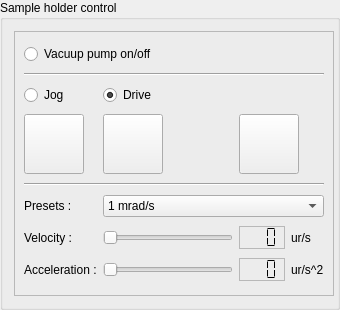
        <widget class="QGroupBox" name="sampleControlBox">
         <property name="sizePolicy">
          <sizepolicy hsizetype="Minimum" vsizetype="Minimum">
           <horstretch>0</horstretch>
           <verstretch>0</verstretch>
          </sizepolicy>
         </property>
         <property name="minimumSize">
          <size>
           <width>340</width>
           <height>0</height>
          </size>
         </property>
         <property name="maximumSize">
          <size>
           <width>340</width>
           <height>390</height>
          </size>
         </property>
         <property name="title">
          <string>Sample holder control</string>
         </property>
         <layout class="QGridLayout" name="gridLayout_6">
          <item row="0" column="0">
           <widget class="QFrame" name="sampleControlFrame">
            <property name="sizePolicy">
             <sizepolicy hsizetype="Minimum" vsizetype="Minimum">
              <horstretch>0</horstretch>
              <verstretch>0</verstretch>
             </sizepolicy>
            </property>
            <property name="minimumSize">
             <size>
              <width>320</width>
              <height>265</height>
             </size>
            </property>
            <property name="maximumSize">
             <size>
              <width>320</width>
              <height>265</height>
             </size>
            </property>
            <property name="frameShape">
             <enum>QFrame::StyledPanel</enum>
            </property>
            <property name="frameShadow">
             <enum>QFrame::Raised</enum>
            </property>
            <layout class="QGridLayout" name="gridLayout_13">
             <item row="0" column="0" colspan="2">
              <widget class="QRadioButton" name="vacuumPumpButton">
               <property name="text">
                <string>Vacuup pump on/off</string>
               </property>
              </widget>
             </item>
             <item row="1" column="0" colspan="4">
              <widget class="Line" name="sampleVacuumDiv">
               <property name="orientation">
                <enum>Qt::Horizontal</enum>
               </property>
              </widget>
             </item>
             <item row="2" column="0">
              <widget class="QRadioButton" name="sampleJogModeButton">
               <property name="text">
                <string>Jog</string>
               </property>
               <attribute name="buttonGroup">
                <string notr="true">buttonGroup</string>
               </attribute>
              </widget>
             </item>
             <item row="2" column="1">
              <widget class="QRadioButton" name="sampleDriveModeButton">
               <property name="text">
                <string>Drive</string>
               </property>
               <property name="checked">
                <bool>true</bool>
               </property>
               <attribute name="buttonGroup">
                <string notr="true">buttonGroup</string>
               </attribute>
              </widget>
             </item>
             <item row="3" column="0">
              <widget class="QPushButton" name="sampleRotateLeft">
               <property name="minimumSize">
                <size>
                 <width>60</width>
                 <height>60</height>
                </size>
               </property>
               <property name="maximumSize">
                <size>
                 <width>60</width>
                 <height>60</height>
                </size>
               </property>
               <property name="text">
                <string/>
               </property>
              </widget>
             </item>
             <item row="4" column="0" colspan="4">
              <widget class="Line" name="sampleMoveParamsDiv">
               <property name="orientation">
                <enum>Qt::Horizontal</enum>
               </property>
              </widget>
             </item>
             <item row="5" column="0">
              <widget class="QLabel" name="samplePresetComboLabel">
               <property name="text">
                <string>Presets :</string>
               </property>
              </widget>
             </item>
             <item row="5" column="1" colspan="3">
              <widget class="QComboBox" name="sampleMovePresetCombo">
               <item>
                <property name="text">
                 <string>1 mrad/s</string>
                </property>
               </item>
               <item>
                <property name="text">
                 <string>10 mrad/s</string>
                </property>
               </item>
               <item>
                <property name="text">
                 <string>100 mrad/s</string>
                </property>
               </item>
               <item>
                <property name="text">
                 <string>250 mrad/s</string>
                </property>
               </item>
              </widget>
             </item>
             <item row="6" column="0">
              <widget class="QLabel" name="sampleVelSliderLabel">
               <property name="text">
                <string>Velocity :</string>
               </property>
              </widget>
             </item>
             <item row="6" column="1">
              <widget class="QSlider" name="sampleVelSlider">
               <property name="orientation">
                <enum>Qt::Horizontal</enum>
               </property>
              </widget>
             </item>
             <item row="6" column="2">
              <widget class="QLCDNumber" name="sampleVelDisp">
               <property name="frameShape">
                <enum>QFrame::StyledPanel</enum>
               </property>
               <property name="digitCount">
                <number>3</number>
               </property>
               <property name="segmentStyle">
                <enum>QLCDNumber::Flat</enum>
               </property>
              </widget>
             </item>
             <item row="6" column="3">
              <widget class="QLabel" name="sampleVelDispLabel">
               <property name="text">
                <string>ur/s</string>
               </property>
              </widget>
             </item>
             <item row="7" column="0">
              <widget class="QLabel" name="sampleAccSliderLabel">
               <property name="text">
                <string>Acceleration :</string>
               </property>
              </widget>
             </item>
             <item row="7" column="1">
              <widget class="QSlider" name="sampleAccSlider">
               <property name="orientation">
                <enum>Qt::Horizontal</enum>
               </property>
              </widget>
             </item>
             <item row="7" column="2">
              <widget class="QLCDNumber" name="sampleAccDisp">
               <property name="frameShape">
                <enum>QFrame::StyledPanel</enum>
               </property>
               <property name="digitCount">
                <number>3</number>
               </property>
               <property name="segmentStyle">
                <enum>QLCDNumber::Flat</enum>
               </property>
              </widget>
             </item>
             <item row="7" column="3">
              <widget class="QLabel" name="sampleAccDispLabel">
               <property name="text">
                <string>ur/s^2</string>
               </property>
              </widget>
             </item>
             <item row="3" column="1">
              <widget class="QPushButton" name="sampleRotateRight">
               <property name="minimumSize">
                <size>
                 <width>60</width>
                 <height>60</height>
                </size>
               </property>
               <property name="maximumSize">
                <size>
                 <width>60</width>
                 <height>60</height>
                </size>
               </property>
               <property name="text">
                <string/>
               </property>
              </widget>
             </item>
             <item row="3" column="2" colspan="2">
              <widget class="QPushButton" name="sampleRotateLockButton">
               <property name="minimumSize">
                <size>
                 <width>60</width>
                 <height>60</height>
                </size>
               </property>
               <property name="maximumSize">
                <size>
                 <width>60</width>
                 <height>60</height>
                </size>
               </property>
               <property name="text">
                <string/>
               </property>
               <property name="checkable">
                <bool>true</bool>
               </property>
              </widget>
             </item>
            </layout>
           </widget>
          </item>
         </layout>
        </widget>
